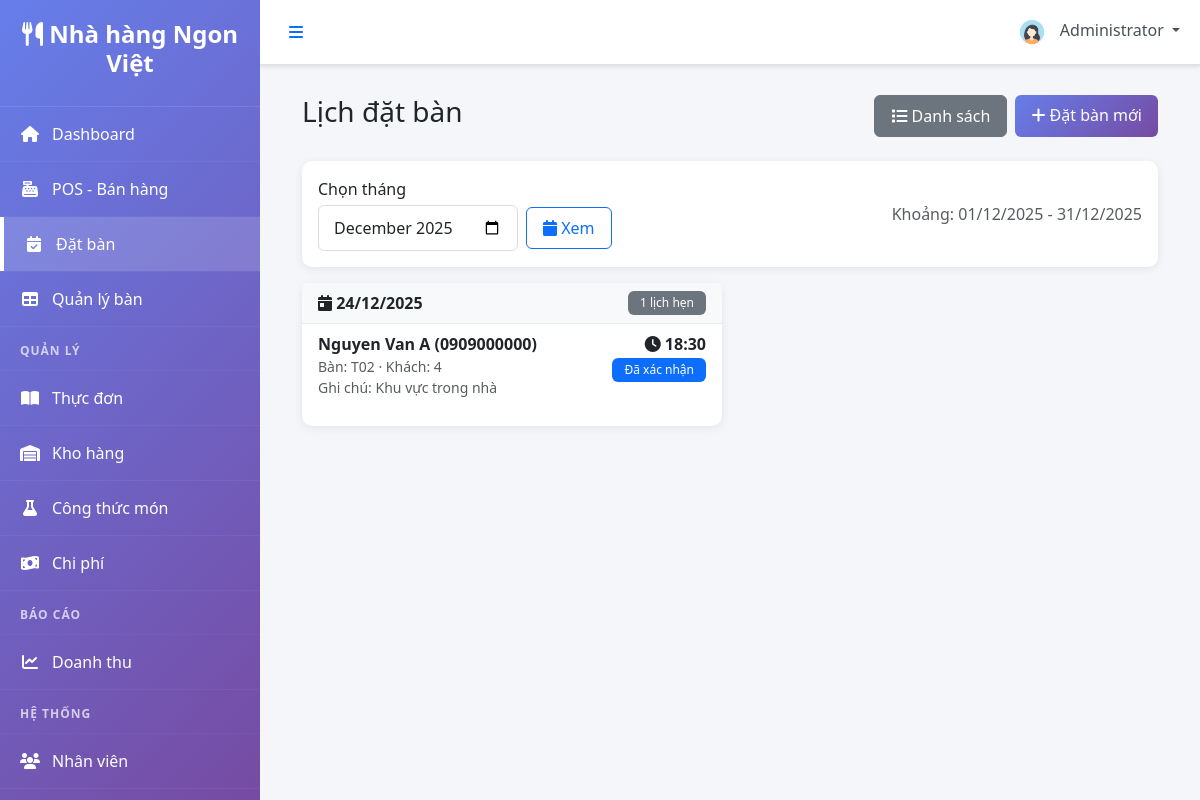
The app's page /modules/reservations/calendar.php (signed in), older data.
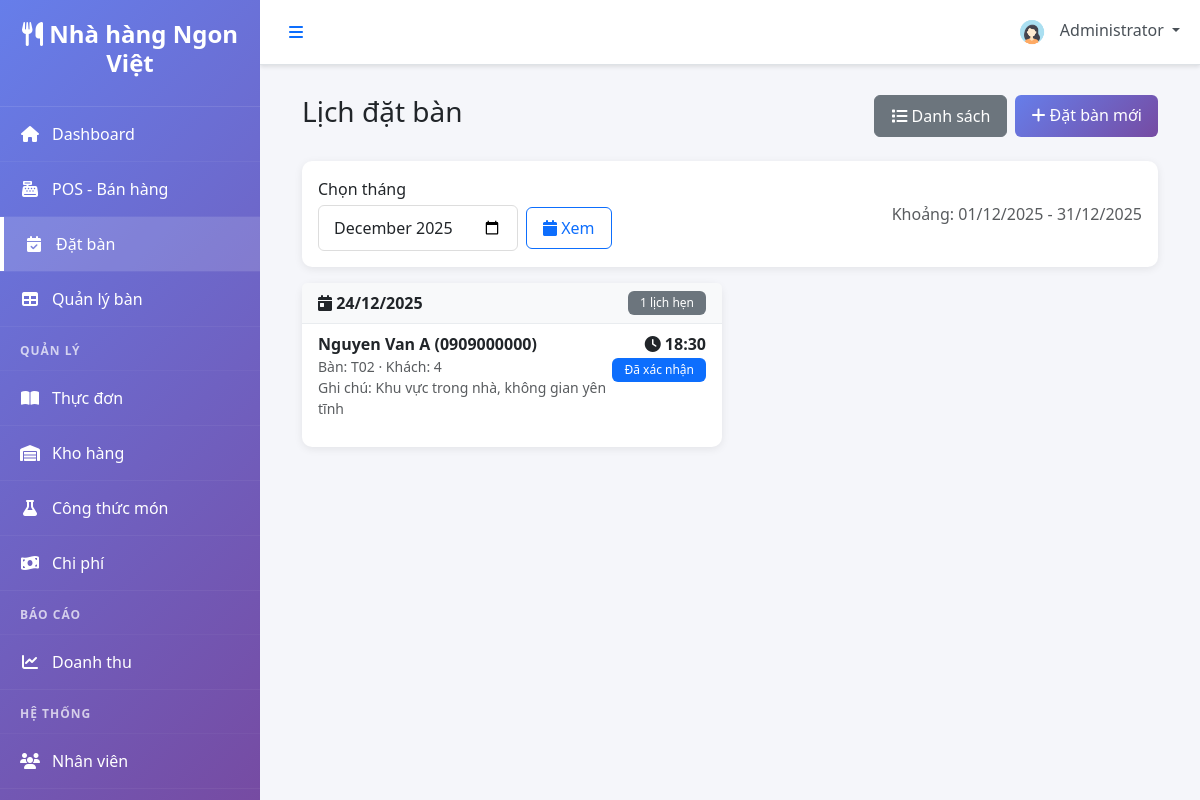
The same page, newer data.
### tables this page shows
CREATE TABLE `reservations` (
  `reservation_id` BIGINT UNSIGNED NOT NULL AUTO_INCREMENT,
  `customer_name` VARCHAR(150) NOT NULL,
  `customer_phone` VARCHAR(20) NOT NULL,
  `customer_email` VARCHAR(150) DEFAULT NULL,
  `table_id` INT UNSIGNED NULL,
  `reservation_date` DATE NOT NULL,
  `reservation_time` TIME NOT NULL,
  `number_of_guests` INT NOT NULL DEFAULT 1 CHECK (`number_of_guests` >= 1),
  `special_requests` TEXT DEFAULT NULL,
  `status` ENUM('pending','confirmed','seated','cancelled','completed','no_show') NOT NULL DEFAULT 'pending',
  `created_by` INT UNSIGNED NULL,
  `cancelled_by` INT UNSIGNED NULL,
  `cancel_reason` VARCHAR(255) DEFAULT NULL,
  `created_at` TIMESTAMP NOT NULL DEFAULT CURRENT_TIMESTAMP,
  `updated_at` TIMESTAMP NOT NULL DEFAULT CURRENT_TIMESTAMP ON UPDATE CURRENT_TIMESTAMP,
  PRIMARY KEY (`reservation_id`),
  KEY `idx_res_table` (`table_id`),
  KEY `idx_res_date_time` (`reservation_date`, `reservation_time`),
  KEY `idx_res_status` (`status`),
  CONSTRAINT `fk_res_table` FOREIGN KEY (`table_id`) REFERENCES `restaurant_tables`(`table_id`) ON DELETE SET NULL,
  CONSTRAINT `fk_res_created_by` FOREIGN KEY (`created_by`) REFERENCES `users`(`user_id`) ON DELETE SET NULL,
  CONSTRAINT `fk_res_cancelled_by` FOREIGN KEY (`cancelled_by`) REFERENCES `users`(`user_id`) ON DELETE SET NULL
);

CREATE TABLE `restaurant_tables` (
  `table_id` INT UNSIGNED NOT NULL AUTO_INCREMENT,
  `table_number` VARCHAR(20) NOT NULL,
  `table_name` VARCHAR(100) DEFAULT NULL,
  `capacity` INT NOT NULL DEFAULT 4,
  `location` ENUM('indoor','outdoor','vip','balcony') NOT NULL DEFAULT 'indoor',
  `status` ENUM('available','occupied','reserved','maintenance','cleaning') NOT NULL DEFAULT 'available',
  `image` VARCHAR(255) DEFAULT NULL,
  `created_at` TIMESTAMP NOT NULL DEFAULT CURRENT_TIMESTAMP,
  `updated_at` TIMESTAMP NOT NULL DEFAULT CURRENT_TIMESTAMP ON UPDATE CURRENT_TIMESTAMP,
  PRIMARY KEY (`table_id`),
  UNIQUE KEY `uq_table_number` (`table_number`),
  KEY `idx_table_status` (`status`),
  KEY `idx_table_location` (`location`)
);

### modules/reservations/calendar.php (the view, shortened to what this page needs)
<?php
include '../../includes/header.php';
$monthParam = isset($_GET['month']) ? $_GET['month'] : date('Y-m');
$startDate = $monthParam . '-01';
$endDate = date('Y-m-t', strtotime($startDate));
$query = "SELECT r.*, rt.table_number
          FROM reservations r
          LEFT JOIN restaurant_tables rt ON r.table_id = rt.table_id
          WHERE r.reservation_date BETWEEN :start AND :end
          ORDER BY r.reservation_date, r.reservation_time";
$stmt = $db->prepare($query);
$stmt->bindParam(':start', $startDate);
$stmt->bindParam(':end', $endDate);
$stmt->execute();
$reservations = $stmt->fetchAll(PDO::FETCH_ASSOC);
$byDate = [];
foreach ($reservations as $res) {
    $byDate[$res['reservation_date']][] = $res;
}
$statusClasses = [
    'pending' => 'warning',
    'confirmed' => 'primary',
    'completed' => 'success',
    'cancelled' => 'secondary',
    'no_show' => 'dark'
];
$statusText = [
    'pending' => 'Chờ xác nhận',
    'confirmed' => 'Đã xác nhận',
    'completed' => 'Hoàn thành',
    'cancelled' => 'Đã hủy',
    'no_show' => 'Không đến'
];
?>
<div class="container-fluid">
    <div class="d-flex justify-content-between align-items-center mb-4">
        <h1 class="h3">Lịch đặt bàn</h1>
        <div class="d-flex gap-2">
            <a href="list.php" class="btn btn-secondary"><i class="fas fa-list"></i> Danh sách</a>
            <a href="create.php" class="btn btn-primary"><i class="fas fa-plus"></i> Đặt bàn mới</a>
        </div>
    </div>
    <div class="card mb-3">
        <div class="card-body d-flex flex-wrap align-items-center gap-3">
            <div>
                <label class="form-label mb-1">Chọn tháng</label>
                <form method="get" class="d-flex align-items-center gap-2">
                    <input type="month" name="month" value="<?php echo htmlspecialchars($monthParam); ?>" class="form-control" style="width: 200px;">
                    <button class="btn btn-outline-primary" type="submit"><i class="fas fa-calendar"></i> Xem</button>
                </form>
            </div>
            <div class="ms-auto text-muted">
                Khoảng: <?php echo date('d/m/Y', strtotime($startDate)); ?> - <?php echo date('d/m/Y', strtotime($endDate)); ?>
            </div>
        </div>
    </div>
    <?php if (empty($byDate)): ?>
        <div class="alert alert-info text-center">
            <i class="fas fa-info-circle"></i> Không có đặt bàn nào trong tháng này.
        </div>
    <?php else: ?>
        <div class="row g-3">
            <?php foreach ($byDate as $date => $items): ?>
            <div class="col-lg-6">
                <div class="card h-100">
                    <div class="card-header bg-light d-flex justify-content-between align-items-center">
                        <strong><i class="fas fa-calendar-day"></i> <?php echo date('d/m/Y', strtotime($date)); ?></strong>
                        <span class="badge bg-secondary"><?php echo count($items); ?> lịch hẹn</span>
                    </div>
                    <div class="list-group list-group-flush">
                        <?php foreach ($items as $res): ?>
                        <?php
                            $cls = $statusClasses[$res['status']] ?? 'secondary';
                            $txt = $statusText[$res['status']] ?? ucfirst($res['status']);
                        ?>
                        <div class="list-group-item">
                            <div class="d-flex justify-content-between align-items-start">
                                <div>
                                    <div class="fw-semibold"><?php echo htmlspecialchars($res['customer_name']); ?> (<?php echo htmlspecialchars($res['customer_phone']); ?>)</div>
                                    <div class="text-muted small">
                                        Bàn: <?php echo $res['table_number'] ? htmlspecialchars($res['table_number']) : 'Chưa chọn'; ?> · Khách: <?php echo (int) $res['number_of_guests']; ?>
                                    </div>
                                    <div class="text-muted small">Ghi chú: <?php echo htmlspecialchars($res['special_requests'] ?: 'Không'); ?></div>
                                </div>
                                <div class="text-end">
                                    <div class="fw-semibold"><i class="fas fa-clock"></i> <?php echo htmlspecialchars(substr($res['reservation_time'], 0, 5)); ?></div>
                                    <span class="badge bg-<?php echo $cls; ?>"><?php echo $txt; ?></span>
                                </div>
                            </div>
                        </div>
                        <?php endforeach; ?>
                    </div>
                </div>
            </div>
            <?php endforeach; ?>
        </div>
    <?php endif; ?>
</div>
<?php include '../../includes/footer.php'; ?>

Row changes from the older to the newer data that the page shows:
changed reservations "Nguyen Van A": special_requests "Khu vực trong nhà" → "Khu vực trong nhà, không gian yên tĩnh"
